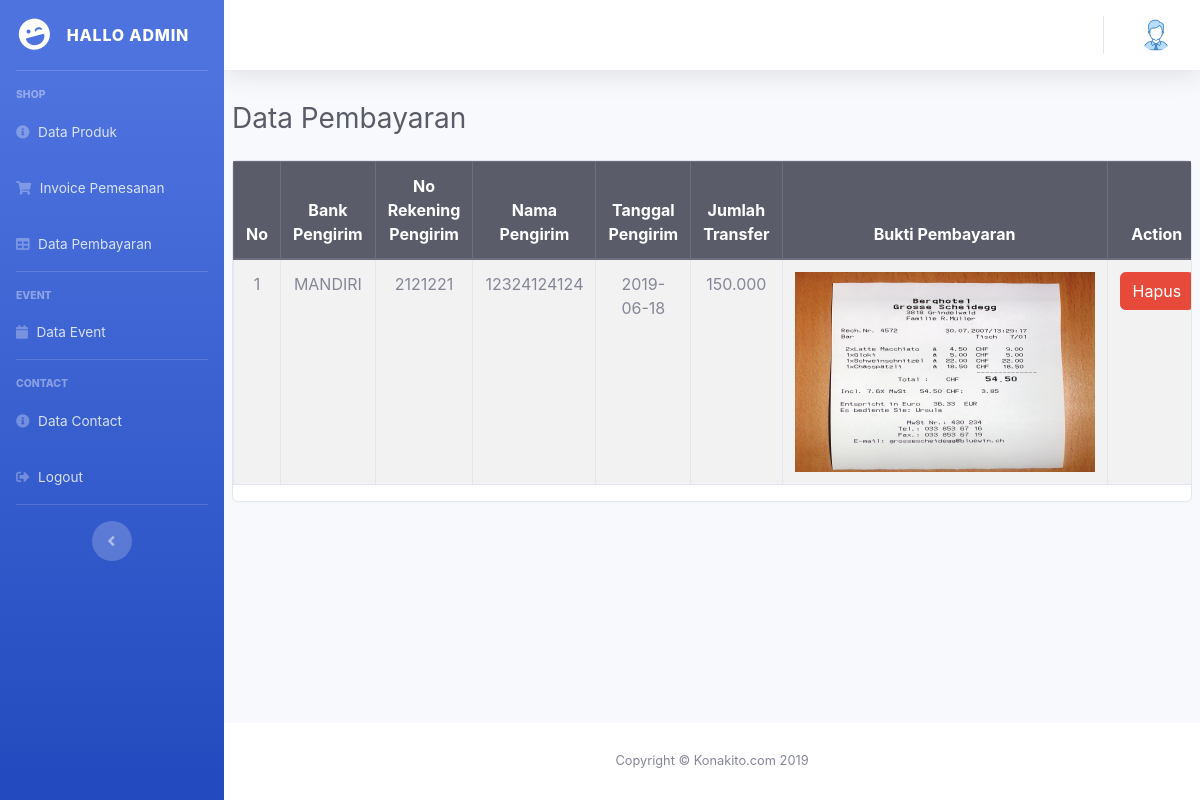
The app's page /Admin/index.php/pembayaran/dataPembayaran with its own data.
### tables this page shows
CREATE TABLE `pembayaran` (
  `id_pembayaran` int(10) NOT NULL,
  `bank_pengirim` varchar(20) NOT NULL,
  `norek_pengirim` varchar(20) NOT NULL,
  `nama_pengirim` varchar(25) NOT NULL,
  `tanggal_pengirim` date NOT NULL,
  `jumlah_transfer` varchar(10) NOT NULL,
  `bukti_pembayaran` varchar(15) NOT NULL
);

### Admin/application/controllers/Pembayaran.php (called while the page is built, shortened)
<?php
class pembayaran extends CI_Controller
{
    public function __construct()
    {
        $this->load->model('M_pembayaran');
    }
    public function dataPembayaran()
    {
        $title['title'] = 'Data Pembayaran';
        $data['admin'] = $this->db->get_where('admin', ['email' =>
        $this->session->userdata('email')])->row_array();
        $data['pembayaran'] = $this->M_pembayaran->getpembayaran()->result();
        $this->load->view('templates/auth_header', $title);
        $this->load->view('templates/nav');
        $this->load->view('admin/pembayaran', $data);
        $this->load->view('templates/auth_footer');
    }
}

### Admin/index.php (called while the page is built, shortened)
<?php
require_once BASEPATH . 'core/CodeIgniter.php';

### Admin/application/models/M_pembayaran.php (called while the page is built, shortened)
<?php
class m_pembayaran extends CI_Model
{
    public function getpembayaran()
    {
        return $this->db->get('pembayaran');
    }
}

### Admin/application/views/admin/pembayaran.php (the view, shortened to what this page needs)
<div id="content-wrapper" class="d-flex flex-column">
    <div id="content">
        <nav class="navbar navbar-expand navbar-light bg-white topbar mb-4 static-top shadow">
            <ul class="navbar-nav ml-auto">
                <li class="nav-item dropdown no-arrow">
                    <a class="nav-link dropdown-toggle" href="#" id="userDropdown" role="button" data-toggle="dropdown" aria-haspopup="true" aria-expanded="false">
                        <img class="img-profile rounded-circle" src="<?= base_url('../assets/img/admin.png'); ?>">
                    </a>
                </li>
            </ul>
        </nav>
        <div class="container-fuild p-2">
            <h1 class="h3 mb-4 text-gray-800"><?= $title; ?></h1>
                <div class="card mb-3 table-responsive-lg">
                    <div class="table-responsive">
                        <table id="table" class="table table-striped table-bordered table-hover text-center">
                            <thead class="thead-dark">
                                <tr>
                                    <th>No</th>
                                    <th>Bank Pengirim</th>
                                    <th>No Rekening Pengirim</th>
                                    <th>Nama Pengirim</th>
                                    <th>Tanggal Pengirim</th>
                                    <th>Jumlah Transfer</th>
                                    <th>Bukti Pembayaran</th>
                                    <th>Action</th>
                                </tr>
                            </thead>
                            <tbody>
                                <?php
                                $no = 1;
                                foreach ($pembayaran as $pm) {
                                    ?>
                                    <tr>
                                        <td><?= $no++ ?></td>
                                        <td><?= $pm->bank_pengirim ?></td>
                                        <td><?= $pm->norek_pengirim ?></td>
                                        <td><?= $pm->nama_pengirim ?></td>
                                        <td><?= $pm->tanggal_pengirim ?></td>
                                        <td><?= $pm->jumlah_transfer ?></td>
                                        <td><img id="myImg" src="<?= base_url('../assets/img/struk/' . $pm->bukti_pembayaran . ''); ?>" style="width:300px;height:200px;"></td>
                                        <td> <?= anchor('pembayaran/hapus/' . $pm->id_pembayaran, 'Hapus',  ['class' => 'btn btn-danger']); ?></td>
                                    </tr>
                                <?php } ?>
                            </tbody>
                        </table>
                    </div>
                </div>
            </div>
        </div>
        <footer class="sticky-footer bg-white">
            <div class="container my-auto">
                <div class="copyright text-center my-auto">
                    <span>Copyright &copy; Konakito.com 2019</span>
                </div>
            </div>
        </footer>
    </div>
</div>

### records on screen
pembayaran: bank_pengirim "MANDIRI", norek_pengirim "2121221", nama_pengirim "12324124124", tanggal_pengirim "2019-06-18", jumlah_transfer "150.000", bukti_pembayaran (picture), id_pembayaran "Hapus"

### other values on screen
$title "Data Pembayaran"
